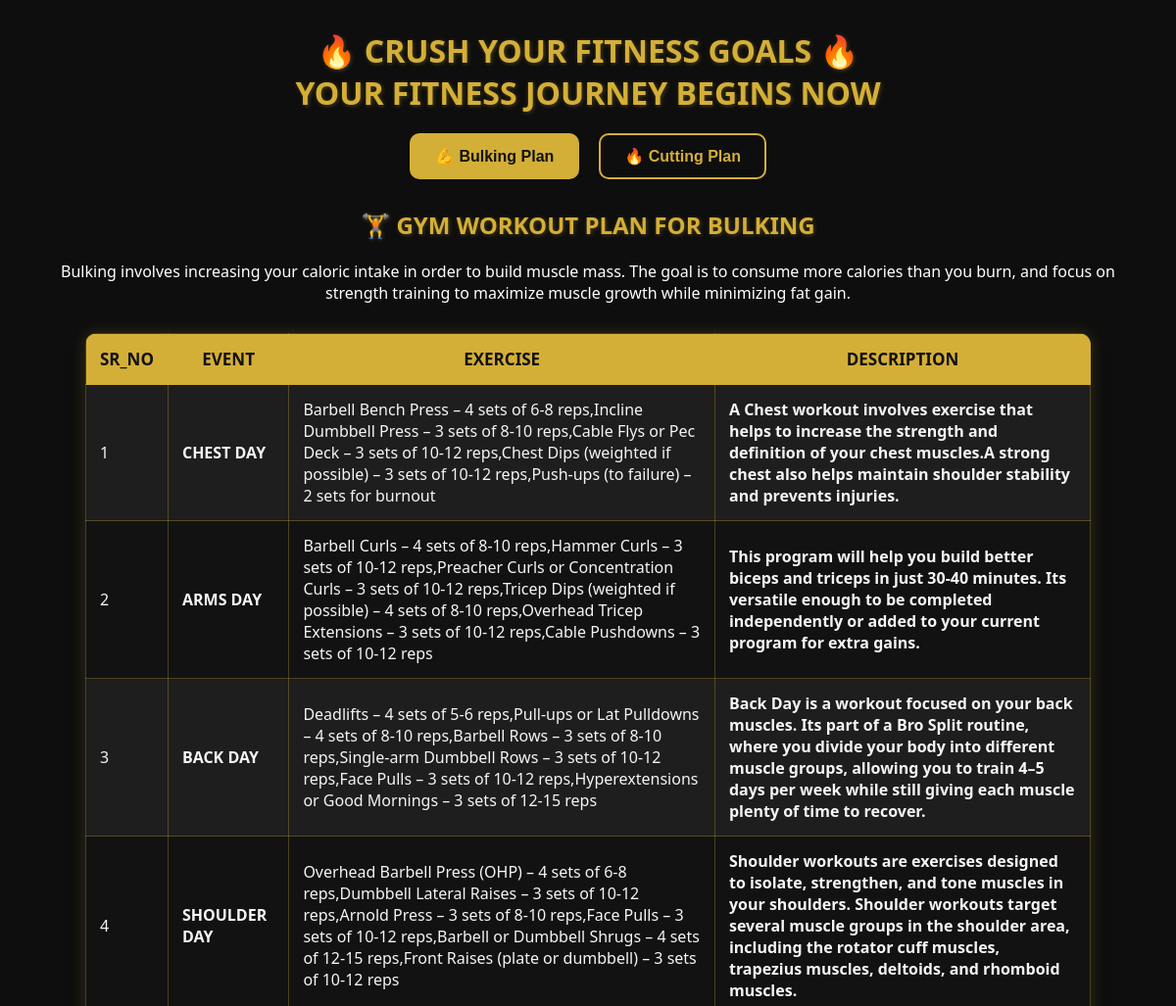
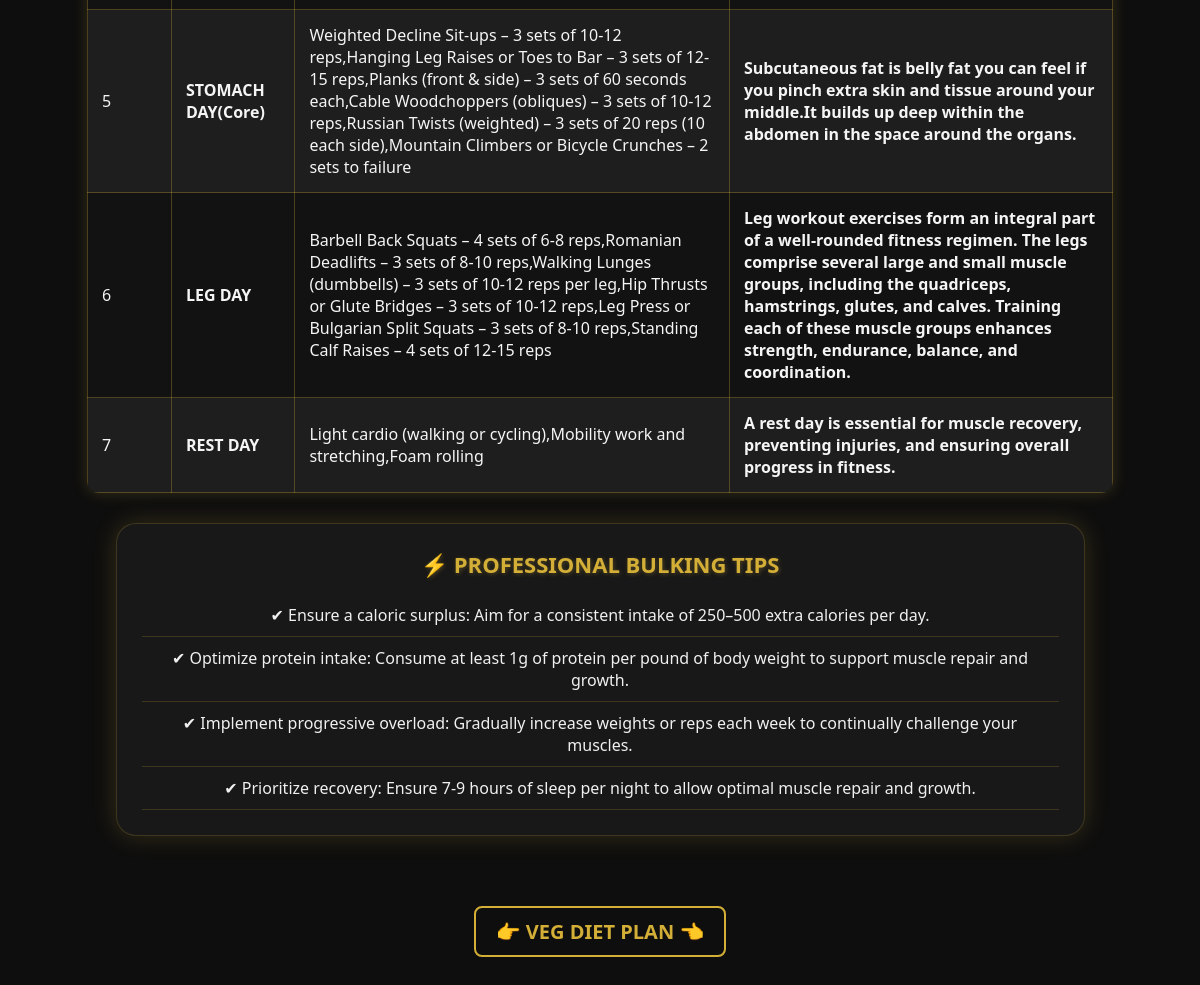
Page /displaygw.php on the committed database (2 pictures, top to bottom).
### tables this page shows
CREATE TABLE `gymworkout` (
  `SR_NO` varchar(10) NOT NULL,
  `EVENT` varchar(50) DEFAULT NULL,
  `EXERCISE` varchar(1000) DEFAULT NULL,
  `DESCRIPTION` varchar(500) DEFAULT NULL
);

### displaygw.php (the view, shortened to what this page needs)
<?php
$conn = new mysqli("localhost", "root", "", "fitnesshub");
?>
<html lang="en">
<head>
</head>
<body>
<h1> 🔥 Crush Your Fitness Goals 🔥<br> Your Fitness Journey Begins Now</h1>
<div class="tabs">
    <button class="tab-btn active" onclick="showSection('bulking')">💪 Bulking Plan</button>
    <button class="tab-btn" onclick="showSection('cutting')">🔥 Cutting Plan</button>
</div>
<div id="bulking" class="content-section active">
    <h2>🏋️ GYM WORKOUT PLAN FOR BULKING</h2>
    <p>Bulking involves increasing your caloric intake in order to build muscle mass. The goal is to consume more calories than you burn, and focus on strength training to maximize muscle growth while minimizing fat gain.</p>
    <?php
    $sql = "SELECT `SR_NO`,`EVENT`,`EXERCISE`,`DESCRIPTION` FROM gymworkout";
    $result = $conn->query($sql);
    if ($result->num_rows > 0) {
        echo "<table><tr><th>SR_NO</th><th>EVENT</th><th>EXERCISE</th><th>DESCRIPTION</th></tr>";
        while ($row = $result->fetch_assoc()) {
            echo "<tr><td>{$row['SR_NO']}</td><td><b>{$row['EVENT']}</b></td><td>{$row['EXERCISE']}</td><td><b>{$row['DESCRIPTION']}</b></td></tr>";
        }
        echo "</table>";
    }
    ?>
    <div class="card">
        <h2>⚡ Professional Bulking Tips</h2>
        <ul>
            <li>✔ Ensure a caloric surplus: Aim for a consistent intake of 250–500 extra calories per day.</li>
            <li>✔ Optimize protein intake: Consume at least 1g of protein per pound of body weight to support muscle repair and growth.</li>
            <li>✔ Implement progressive overload: Gradually increase weights or reps each week to continually challenge your muscles.</li>
            <li>✔ Prioritize recovery: Ensure 7-9 hours of sleep per night to allow optimal muscle repair and growth.</li>
        </ul>
    </div>
</div>
<a href="displaydvp.php" class="diet-link">👉 VEG DIET PLAN 👈</a>
</body>
</html>

### displaygw.php (style rules this page uses)
* { box-sizing: border-box; margin: 0; padding: 0; }
body { background-color: #0e0e0e; font-family: 'Segoe UI', sans-serif; padding: 30px; color: #ffffff; text-align: center; }
h1, h2 { text-transform: uppercase; font-weight: bold; margin-bottom: 20px; color: #d4af37; text-shadow: 1px 1px 4px rgba(212, 175, 55, 0.3); }
.tabs { display: flex; justify-content: center; gap: 20px; margin-bottom: 30px; }
.tab-btn { padding: 12px 24px; border: 2px solid #d4af37; background: transparent; color: #d4af37; font-weight: bold; font-size: 16px; border-radius: 10px; cursor: pointer; transition: all 0.3s ease; }
.tab-btn.active, .tab-btn:hover { background: #d4af37; color: #111; }
.content-section { display: none; animation: fadeIn 0.6s ease forwards; }
.content-section.active { display: block; }
.card { background: #181818; border-radius: 20px; padding: 25px; margin: 30px auto; width: 85%; box-shadow: 0 0 25px rgba(212, 175, 55, 0.2); border: 1px solid rgba(212, 175, 55, 0.2); transition: transform 0.3s ease; }
.card h2 { margin-bottom: 15px; font-size: 22px; }
.card ul { list-style-type: none; padding: 0; }
.card ul li { padding: 10px; border-bottom: 1px solid rgba(212, 175, 55, 0.2); color: #f0f0f0; }
table { border-collapse: collapse; width: 90%; margin: 30px auto; background: #121212; color: #f5f5f5; border-radius: 12px; overflow: hidden; box-shadow: 0px 0px 15px rgba(212, 175, 55, 0.2); }
th, td { padding: 14px; border: 1px solid rgba(212, 175, 55, 0.3); font-size: 16px; }
th { background-color: #d4af37; color: #111; font-size: 17px; }
tr:nth-child(even) { background-color: #1e1e1e; }
.diet-link { display: inline-block; margin-top: 40px; font-size: 20px; font-weight: bold; color: #d4af37; text-decoration: none; padding: 10px 20px; border: 2px solid #d4af37; border-radius: 8px; transition: all 0.3s ease-in-out; }

### rows in the picture
gymworkout: SR_NO "1", EVENT "CHEST DAY", EXERCISE "Barbell Bench Press – 4 sets of 6-8 reps,Incline Dumbbell Press – 3 sets of 8-10 reps,Cable Flys or Pec Deck – 3 sets of 10-12 reps,Chest Dips (weighted if possible) – 3 sets of 10-12 reps,Push-ups (to failure) – 2 sets for burnout", DESCRIPTION "A Chest workout involves exercise that helps to increase the strength and definition of your chest muscles.A strong chest also helps maintain shoulder stability and prevents injuries."
gymworkout: SR_NO "2", EVENT "ARMS DAY", EXERCISE "Barbell Curls – 4 sets of 8-10 reps,Hammer Curls – 3 sets of 10-12 reps,Preacher Curls or Concentration Curls – 3 sets of 10-12 reps,Tricep Dips (weighted if possible) – 4 sets of 8-10 reps,Overhead Tricep Extensions – 3 sets of 10-12 reps,Cable Pushdowns – 3 sets of 10-12 reps", DESCRIPTION "This program will help you build better biceps and triceps in just 30-40 minutes. Its versatile enough to be completed independently or added to your current program for extra gains."
gymworkout: SR_NO "3", EVENT "BACK DAY", EXERCISE "Deadlifts – 4 sets of 5-6 reps,Pull-ups or Lat Pulldowns – 4 sets of 8-10 reps,Barbell Rows – 3 sets of 8-10 reps,Single-arm Dumbbell Rows – 3 sets of 10-12 reps,Face Pulls – 3 sets of 10-12 reps,Hyperextensions or Good Mornings – 3 sets of 12-15 reps", DESCRIPTION "Back Day is a workout focused on your back muscles. Its part of a Bro Split routine, where you divide your body into different muscle groups, allowing you to train 4–5 days per week while still giving each muscle plenty of time to recover."
gymworkout: SR_NO "4", EVENT "SHOULDER DAY", EXERCISE "Overhead Barbell Press (OHP) – 4 sets of 6-8 reps,Dumbbell Lateral Raises – 3 sets of 10-12 reps,Arnold Press – 3 sets of 8-10 reps,Face Pulls – 3 sets of 10-12 reps,Barbell or Dumbbell Shrugs – 4 sets of 12-15 reps,Front Raises (plate or dumbbell) – 3 sets of 10-12 reps", DESCRIPTION "Shoulder workouts are exercises designed to isolate, strengthen, and tone muscles in your shoulders. Shoulder workouts target several muscle groups in the shoulder area, including the rotator cuff muscles, trapezius muscles, deltoids, and rhomboid muscles."
gymworkout: SR_NO "5", EVENT "STOMACH DAY(Core)", EXERCISE "Weighted Decline Sit-ups – 3 sets of 10-12 reps,Hanging Leg Raises or Toes to Bar – 3 sets of 12-15 reps,Planks (front & side) – 3 sets of 60 seconds each,Cable Woodchoppers (obliques) – 3 sets of 10-12 reps,Russian Twists (weighted) – 3 sets of 20 reps (10 each side),Mountain Climbers or Bicycle Crunches – 2 sets to failure", DESCRIPTION "Subcutaneous fat is belly fat you can feel if you pinch extra skin and tissue around your middle.It builds up deep within the abdomen in the space around the organs."
gymworkout: SR_NO "6", EVENT "LEG DAY", EXERCISE "Barbell Back Squats – 4 sets of 6-8 reps,Romanian Deadlifts – 3 sets of 8-10 reps,Walking Lunges (dumbbells) – 3 sets of 10-12 reps per leg,Hip Thrusts or Glute Bridges – 3 sets of 10-12 reps,Leg Press or Bulgarian Split Squats – 3 sets of 8-10 reps,Standing Calf Raises – 4 sets of 12-15 reps", DESCRIPTION "Leg workout exercises form an integral part of a well-rounded fitness regimen. The legs comprise several large and small muscle groups, including the quadriceps, hamstrings, glutes, and calves. Training each of these muscle groups enhances strength, endurance, balance, and coordination."
gymworkout: SR_NO "7", EVENT "REST DAY", EXERCISE "Light cardio (walking or cycling),Mobility work and stretching,Foam rolling", DESCRIPTION "A rest day is essential for muscle recovery, preventing injuries, and ensuring overall progress in fitness."
